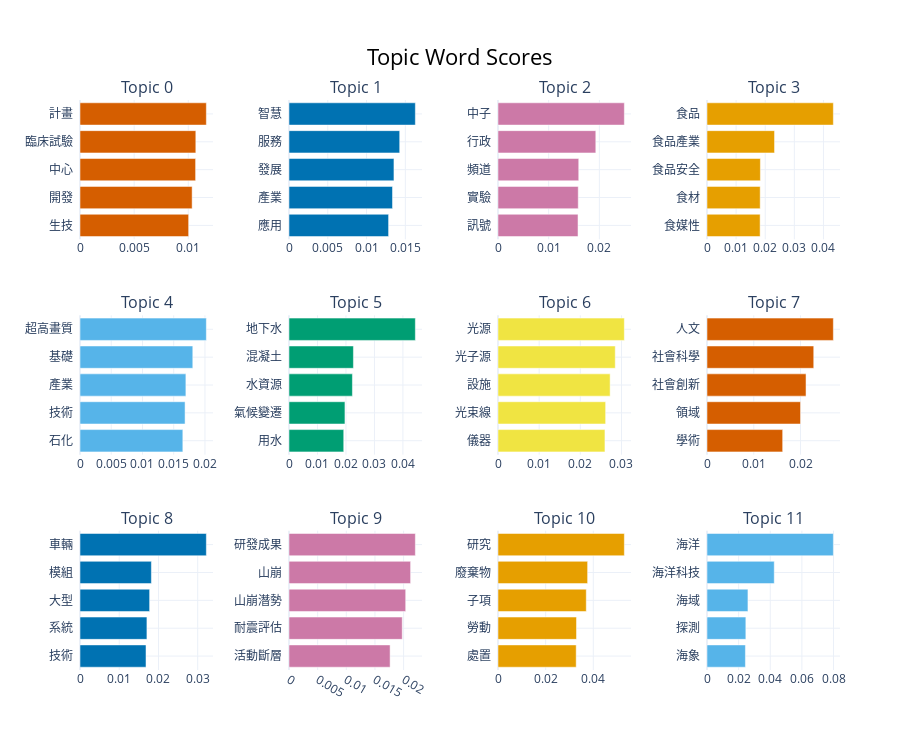

Write notebook code for a chart like this one.
### Code cell
# 各 Topic TF-IDF 關鍵字直方圖
bar_fig = topic_model.visualize_barchart(
    top_n_topics=12,
    width=230,
)
bar_fig

### Figure 1 — Plotly figure (JSON) as saved in the notebook; plotly's stock layout.template omitted (floating-point values rounded to 4 significant figures)
{"data": [{"marker": {"color": "#D55E00"}, "orientation": "h", "type": "bar", "x": [0.01004, 0.01036, 0.01068, 0.0107, 0.01167], "xaxis": "x", "y": ["生技  ", "開發  ", "中心  ", "臨床試驗  ", "計畫  "], "yaxis": "y"}, {"marker": {"color": "#0072B2"}, "orientation": "h", "type": "bar", "x": [0.01284, 0.01334, 0.01353, 0.01427, 0.01629], "xaxis": "x2", "y": ["應用  ", "產業  ", "發展  ", "服務  ", "智慧  "], "yaxis": "y2"}, {"marker": {"color": "#CC79A7"}, "orientation": "h", "type": "bar", "x": [0.01579, 0.01583, 0.01593, 0.0193, 0.02493], "xaxis": "x3", "y": ["訊號  ", "實驗  ", "頻道  ", "行政  ", "中子  "], "yaxis": "y3"}, {"marker": {"color": "#E69F00"}, "orientation": "h", "type": "bar", "x": [0.01825, 0.01827, 0.01834, 0.0232, 0.0434], "xaxis": "x4", "y": ["食媒性  ", "食材  ", "食品安全  ", "食品產業  ", "食品  "], "yaxis": "y4"}, {"marker": {"color": "#56B4E9"}, "orientation": "h", "type": "bar", "x": [0.01646, 0.01682, 0.01695, 0.01806, 0.02023], "xaxis": "x5", "y": ["石化  ", "技術  ", "產業  ", "基礎  ", "超高畫質  "], "yaxis": "y5"}, {"marker": {"color": "#009E73"}, "orientation": "h", "type": "bar", "x": [0.01921, 0.01964, 0.02226, 0.02262, 0.04436], "xaxis": "x6", "y": ["用水  ", "氣候變遷  ", "水資源  ", "混凝土  ", "地下水  "], "yaxis": "y6"}, {"marker": {"color": "#F0E442"}, "orientation": "h", "type": "bar", "x": [0.02599, 0.02616, 0.02725, 0.02849, 0.0307], "xaxis": "x7", "y": ["儀器  ", "光束線  ", "設施  ", "光子源  ", "光源  "], "yaxis": "y7"}, {"marker": {"color": "#D55E00"}, "orientation": "h", "type": "bar", "x": [0.01618, 0.02, 0.02117, 0.02282, 0.02701], "xaxis": "x8", "y": ["學術  ", "領域  ", "社會創新  ", "社會科學  ", "人文  "], "yaxis": "y8"}, {"marker": {"color": "#0072B2"}, "orientation": "h", "type": "bar", "x": [0.01682, 0.01706, 0.01774, 0.01819, 0.0322], "xaxis": "x9", "y": ["技術  ", "系統  ", "大型  ", "模組  ", "車輛  "], "yaxis": "y9"}, {"marker": {"color": "#CC79A7"}, "orientation": "h", "type": "bar", "x": [0.01764, 0.01976, 0.02036, 0.02122, 0.02205], "xaxis": "x10", "y": ["活動斷層  ", "耐震評估  ", "山崩潛勢  ", "山崩  ", "研發成果  "], "yaxis": "y10"}, {"marker": {"color": "#E69F00"}, "orientation": "h", "type": "bar", "x": [0.03282, 0.03295, 0.03705, 0.03762, 0.05304], "xaxis": "x11", "y": ["處置  ", "勞動  ", "子項  ", "廢棄物  ", "研究  "], "yaxis": "y11"}, {"marker": {"color": "#56B4E9"}, "orientation": "h", "type": "bar", "x": [0.0243, 0.02457, 0.02589, 0.04253, 0.0799], "xaxis": "x12", "y": ["海象  ", "探測  ", "海域  ", "海洋科技  ", "海洋  "], "yaxis": "y12"}], "layout": {"annotations": [{"font": {"size": 16}, "showarrow": false, "text": "Topic 0", "x": 0.0875, "xanchor": "center", "xref": "paper", "y": 1, "yanchor": "bottom", "yref": "paper"}, {"font": {"size": 16}, "showarrow": false, "text": "Topic 1", "x": 0.3625, "xanchor": "center", "xref": "paper", "y": 1, "yanchor": "bottom", "yref": "paper"}, {"font": {"size": 16}, "showarrow": false, "text": "Topic 2", "x": 0.6375, "xanchor": "center", "xref": "paper", "y": 1, "yanchor": "bottom", "yref": "paper"}, {"font": {"size": 16}, "showarrow": false, "text": "Topic 3", "x": 0.9125, "xanchor": "center", "xref": "paper", "y": 1, "yanchor": "bottom", "yref": "paper"}, {"font": {"size": 16}, "showarrow": false, "text": "Topic 4", "x": 0.0875, "xanchor": "center", "xref": "paper", "y": 0.6222, "yanchor": "bottom", "yref": "paper"}, {"font": {"size": 16}, "showarrow": false, "text": "Topic 5", "x": 0.3625, "xanchor": "center", "xref": "paper", "y": 0.6222, "yanchor": "bottom", "yref": "paper"}, {"font": {"size": 16}, "showarrow": false, "text": "Topic 6", "x": 0.6375, "xanchor": "center", "xref": "paper", "y": 0.6222, "yanchor": "bottom", "yref": "paper"}, {"font": {"size": 16}, "showarrow": false, "text": "Topic 7", "x": 0.9125, "xanchor": "center", "xref": "paper", "y": 0.6222, "yanchor": "bottom", "yref": "paper"}, {"font": {"size": 16}, "showarrow": false, "text": "Topic 8", "x": 0.0875, "xanchor": "center", "xref": "paper", "y": 0.2444, "yanchor": "bottom", "yref": "paper"}, {"font": {"size": 16}, "showarrow": false, "text": "Topic 9", "x": 0.3625, "xanchor": "center", "xref": "paper", "y": 0.2444, "yanchor": "bottom", "yref": "paper"}, {"font": {"size": 16}, "showarrow": false, "text": "Topic 10", "x": 0.6375, "xanchor": "center", "xref": "paper", "y": 0.2444, "yanchor": "bottom", "yref": "paper"}, {"font": {"size": 16}, "showarrow": false, "text": "Topic 11", "x": 0.9125, "xanchor": "center", "xref": "paper", "y": 0.2444, "yanchor": "bottom", "yref": "paper"}], "height": 750, "hoverlabel": {"bgcolor": "white", "font": {"family": "Rockwell", "size": 16}}, "showlegend": false, "title": {"font": {"color": "Black", "size": 22}, "text": "Topic Word Scores", "x": 0.5, "xanchor": "center", "yanchor": "top"}, "width": 920, "xaxis": {"anchor": "y", "domain": [0, 0.175], "showgrid": true}, "xaxis10": {"anchor": "y10", "domain": [0.275, 0.45], "showgrid": true}, "xaxis11": {"anchor": "y11", "domain": [0.55, 0.725], "showgrid": true}, "xaxis12": {"anchor": "y12", "domain": [0.825, 1], "showgrid": true}, "xaxis2": {"anchor": "y2", "domain": [0.275, 0.45], "showgrid": true}, "xaxis3": {"anchor": "y3", "domain": [0.55, 0.725], "showgrid": true}, "xaxis4": {"anchor": "y4", "domain": [0.825, 1], "showgrid": true}, "xaxis5": {"anchor": "y5", "domain": [0, 0.175], "showgrid": true}, "xaxis6": {"anchor": "y6", "domain": [0.275, 0.45], "showgrid": true}, "xaxis7": {"anchor": "y7", "domain": [0.55, 0.725], "showgrid": true}, "xaxis8": {"anchor": "y8", "domain": [0.825, 1], "showgrid": true}, "xaxis9": {"anchor": "y9", "domain": [0, 0.175], "showgrid": true}, "yaxis": {"anchor": "x", "domain": [0.7556, 1], "showgrid": true}, "yaxis10": {"anchor": "x10", "domain": [0, 0.2444], "showgrid": true}, "yaxis11": {"anchor": "x11", "domain": [0, 0.2444], "showgrid": true}, "yaxis12": {"anchor": "x12", "domain": [0, 0.2444], "showgrid": true}, "yaxis2": {"anchor": "x2", "domain": [0.7556, 1], "showgrid": true}, "yaxis3": {"anchor": "x3", "domain": [0.7556, 1], "showgrid": true}, "yaxis4": {"anchor": "x4", "domain": [0.7556, 1], "showgrid": true}, "yaxis5": {"anchor": "x5", "domain": [0.3778, 0.6222], "showgrid": true}, "yaxis6": {"anchor": "x6", "domain": [0.3778, 0.6222], "showgrid": true}, "yaxis7": {"anchor": "x7", "domain": [0.3778, 0.6222], "showgrid": true}, "yaxis8": {"anchor": "x8", "domain": [0.3778, 0.6222], "showgrid": true}, "yaxis9": {"anchor": "x9", "domain": [0, 0.2444], "showgrid": true}}}
